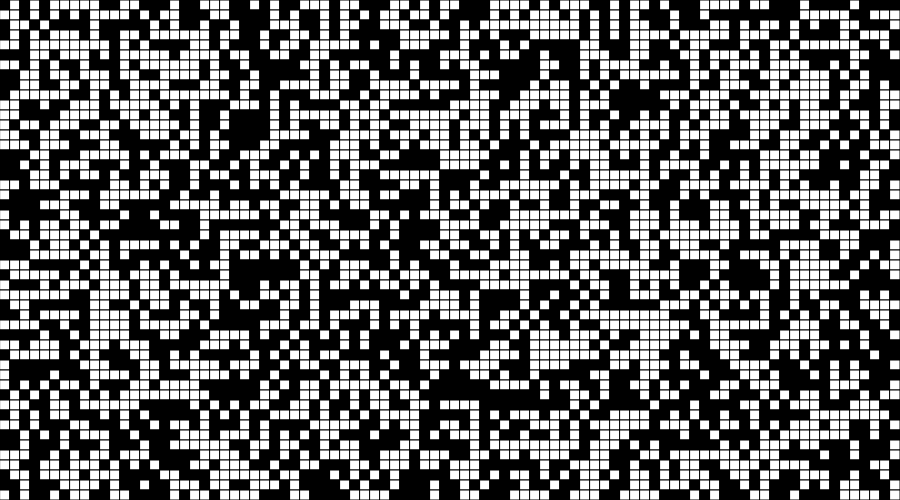
Frame 1 (no input)
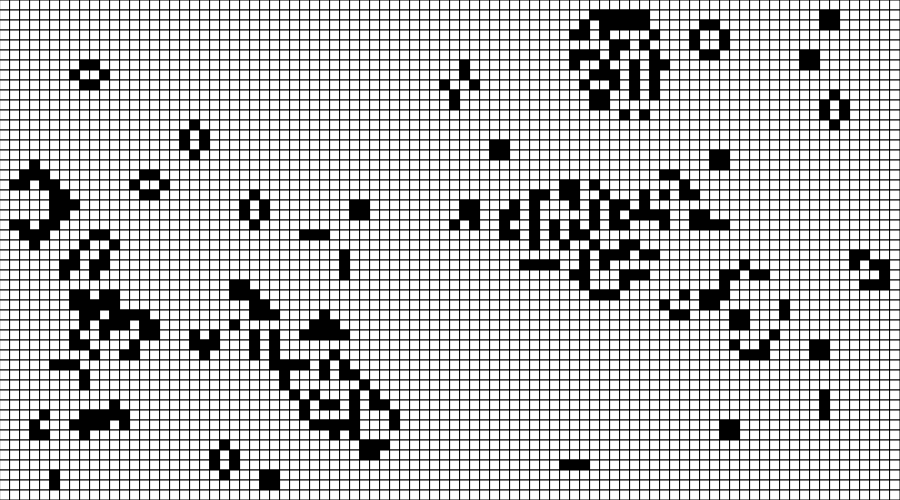
Frame 60 (no input)
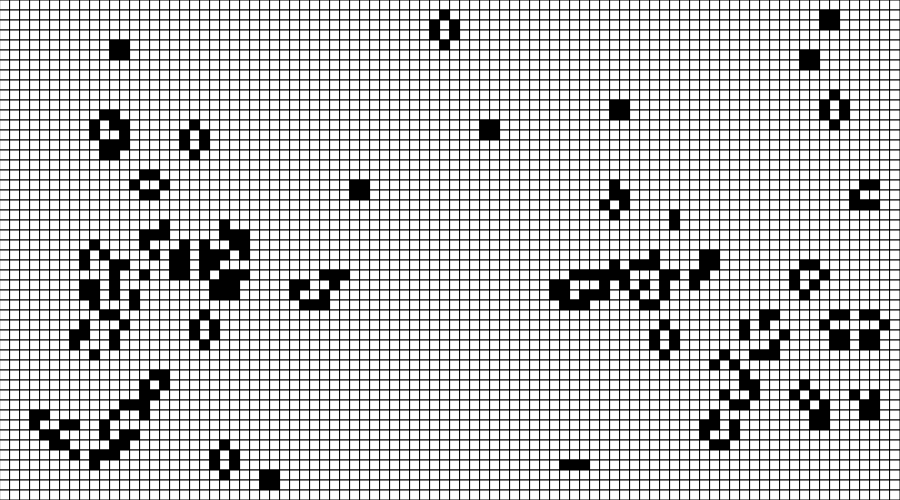
Frame 120 (the mouse pressed at the canvas centre since frame 60)

The p5.js sketch that drew these frames (run headless with seeded random() and noise() and a simulated clock; from frame 60 on, the mouse is pressed at the canvas centre):

// p5.js sketch
// ── sketch.js
//Jacob Kohl
//Game of Life
//March 15, 2019


let current = [];
let cellsize = 10;

let columns,rows;

function setup() {
    createCanvas(900, 500);

    columns = floor(width/cellsize);
    rows = floor(height/cellsize)

//creates array    
    for(let row = 0; row < rows; row++){
        current.push(
            new Array(columns)
            .fill(0)
            .map(()=>round(random())))
    }
    // noStroke();
    // current[5][5] = 1
    // current[5][6] = 1
    // current[5][7] = 1
    //noLoop()


    
}

function draw() {

    display()

    let nextgen = [];
    nextgen.push(Array(columns).fill(0))

    for(let row = 1; row < rows - 1; row++){
        let newrow = [0];
        for(let col = 1; col < columns - 1; col++){
            let neighbors = 0;
            for(let y = -1; y <=1; y++){
                for(let x = -1; x <= 1; x++){
                    neighbors += current[row + y][col + x]
                }
            }
            neighbors -= current[row][col]
            let nextstate = applyrules(current[row][col],neighbors)
            newrow.push(nextstate)

        }
        newrow.push(0);
        nextgen.push(newrow);
    }
    nextgen.push(Array(columns).fill(0))
    //console.log(nextgen)
    current = nextgen
}

function display(){
    for(let row = 0; row < rows; row++){
        for(let col = 0; col < columns; col++){
            if(current[row][col]==1){
                fill(0);
            } else {
                fill(255)
            }
           rect(col*cellsize,row*cellsize,cellsize,cellsize)
        }
    }
}

function applyrules(curentstate, numneighbors){
    if(curentstate == 1 && numneighbors < 2) return 0
    else if(curentstate == 1 && numneighbors > 3) return 0
    else if(curentstate == 0 && numneighbors == 3) return 1
    else return curentstate
}
